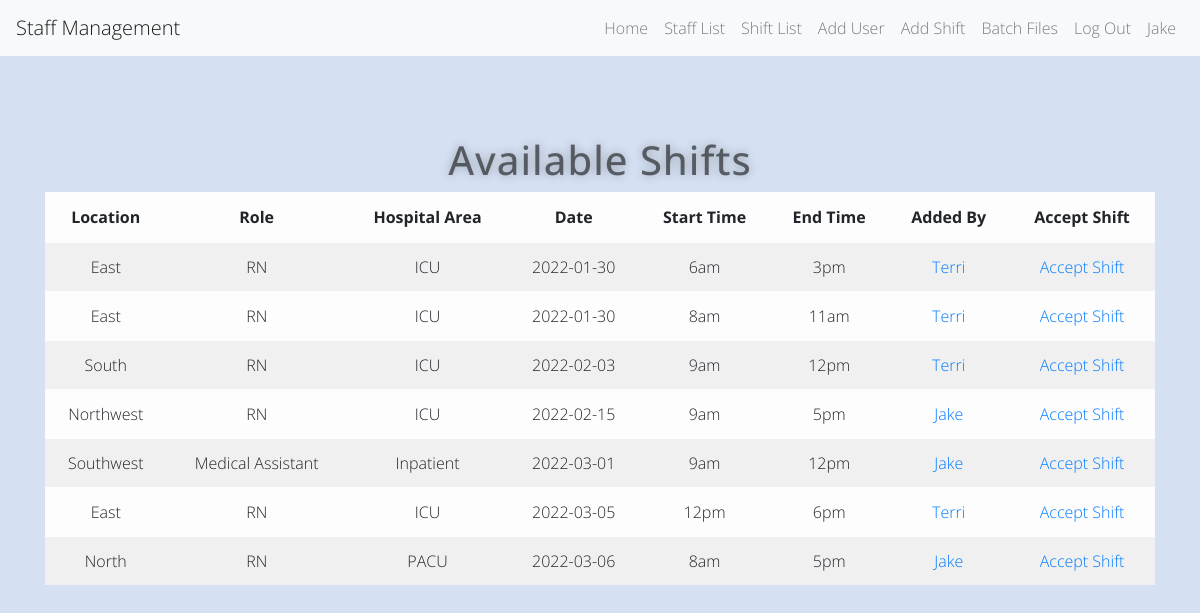
/shift (signed in), run on an earlier commit of the app's database.
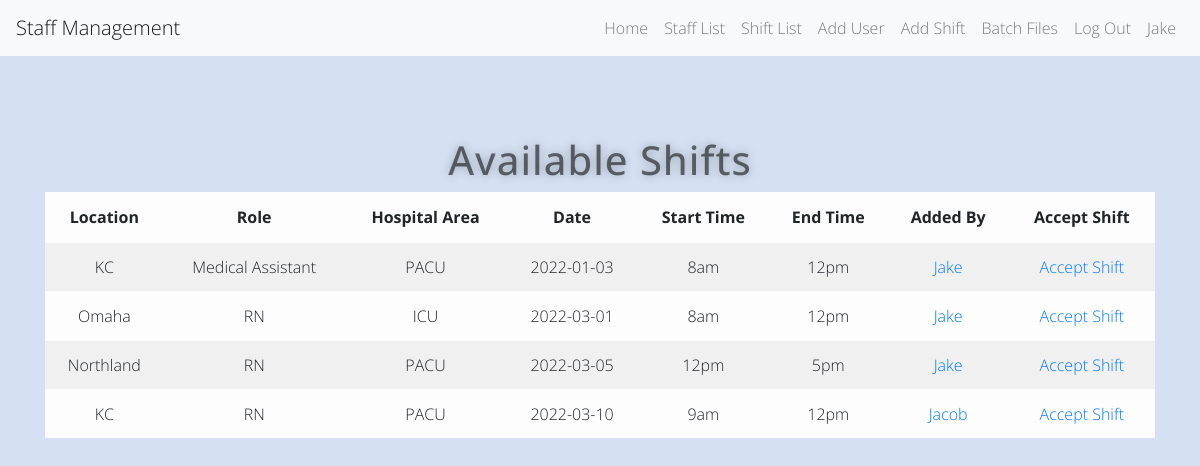
And on a later commit of the database.
### app.py (models this page shows)
class Shift(db.Model):
    shift_id = db.Column(db.Integer, primary_key=True)
    location = db.Column(db.String(100))
    role = db.Column(db.String(100))
    area = db.Column(db.String(100))
    date = db.Column(db.Date)
    start_time = db.Column(db.String(100))
    end_time = db.Column(db.String(100))
    added_by_id = db.Column(db.Integer)
    added_by_name = db.Column(db.String)
    picked_up_by_id = db.Column(db.Integer)
    picked_up_by_name = db.String(100)

### app.py (the view)
@app.route('/shift', methods=['GET', 'POST'])
@login_required
def shift():
    available_shifts = db.session.query(Shift).filter(Shift.picked_up_by_id == None)\
        .order_by(Shift.date, Shift.start_time)
    return render_template('shifts.html', shifts=available_shifts, logged_in=True, user=current_user)

### app.py (called while the page is built)
@login_manager.user_loader
def load_user(user_id):
    return User.query.get(int(user_id))

### templates/shifts.html (shortened to what this page needs)
{% extends 'base.html' %}
{% block content %}
<div class="container">
  <div class="row">
    <div class="col-sm-12">
      <h1>Available Shifts</h1>
	  <table class="table table-striped table-light">
        <thead>
            <tr>
                <th>Location</th>
                <th>Role</th>
                <th>Hospital Area</th>
                <th>Date</th>
                <th>Start Time</th>
                <th>End Time</th>
                <th>Added By</th>
                <th>Accept Shift</th>
            </tr>
        </thead>
          <tbody>
              {% for row in shifts %}
                  <tr>
                      <td>{{ row.location }}</td>
                      <td>{{ row.role }}</td>
                      <td>{{ row.area }}</td>
                      <td>{{ row.date }}</td>
                      <td>{{ row.start_time }}</td>
                      <td>{{ row.end_time }}</td>
                      <td><a href="{{ url_for('register') }}">{{ row.added_by_name }}</a></td>
                      <td><a href="{{ url_for('register') }}">Accept Shift</a></td>
                  </tr>
              {% endfor %}
          </tbody>
  	  </table>
    </div>
  </div>
</div>
{% endblock %}

What changed in the data, as far as the page shows it:
no longer on this page (row edited): Shift: location "East", role "RN", area "ICU", date "2022-01-30", start_time "6am", end_time "3pm", added_by_name "Terri"
no longer on this page (row edited): Shift: location "East", role "RN", area "ICU", date "2022-01-30", start_time "8am", end_time "11am", added_by_name "Terri"
no longer on this page (row edited): Shift: location "South", role "RN", area "ICU", date "2022-02-03", start_time "9am", end_time "12pm", added_by_name "Terri"
no longer on this page (row edited): Shift: location "Northwest", role "RN", area "ICU", date "2022-02-15", start_time "9am", end_time "5pm", added_by_name "Jake"
no longer on this page (row edited): Shift: location "Southwest", role "Medical Assistant", area "Inpatient", date "2022-03-01", start_time "9am", end_time "12pm", added_by_name "Jake"
no longer on this page (row edited): Shift: location "East", role "RN", area "ICU", date "2022-03-05", start_time "12pm", end_time "6pm", added_by_name "Terri"
no longer on this page (row edited): Shift: location "North", role "RN", area "PACU", date "2022-03-06", start_time "8am", end_time "5pm", added_by_name "Jake"
added Shift: location "KC", role "Medical Assistant", area "PACU", date "2022-01-03", start_time "8am", end_time "12pm", added_by_name "Jake"
added Shift: location "Omaha", role "RN", area "ICU", date "2022-03-01", start_time "8am", end_time "12pm", added_by_name "Jake"
added Shift: location "Northland", role "RN", area "PACU", date "2022-03-05", start_time "12pm", end_time "5pm", added_by_name "Jake"
added Shift: location "KC", role "RN", area "PACU", date "2022-03-10", start_time "9am", end_time "12pm", added_by_name "Jacob"
